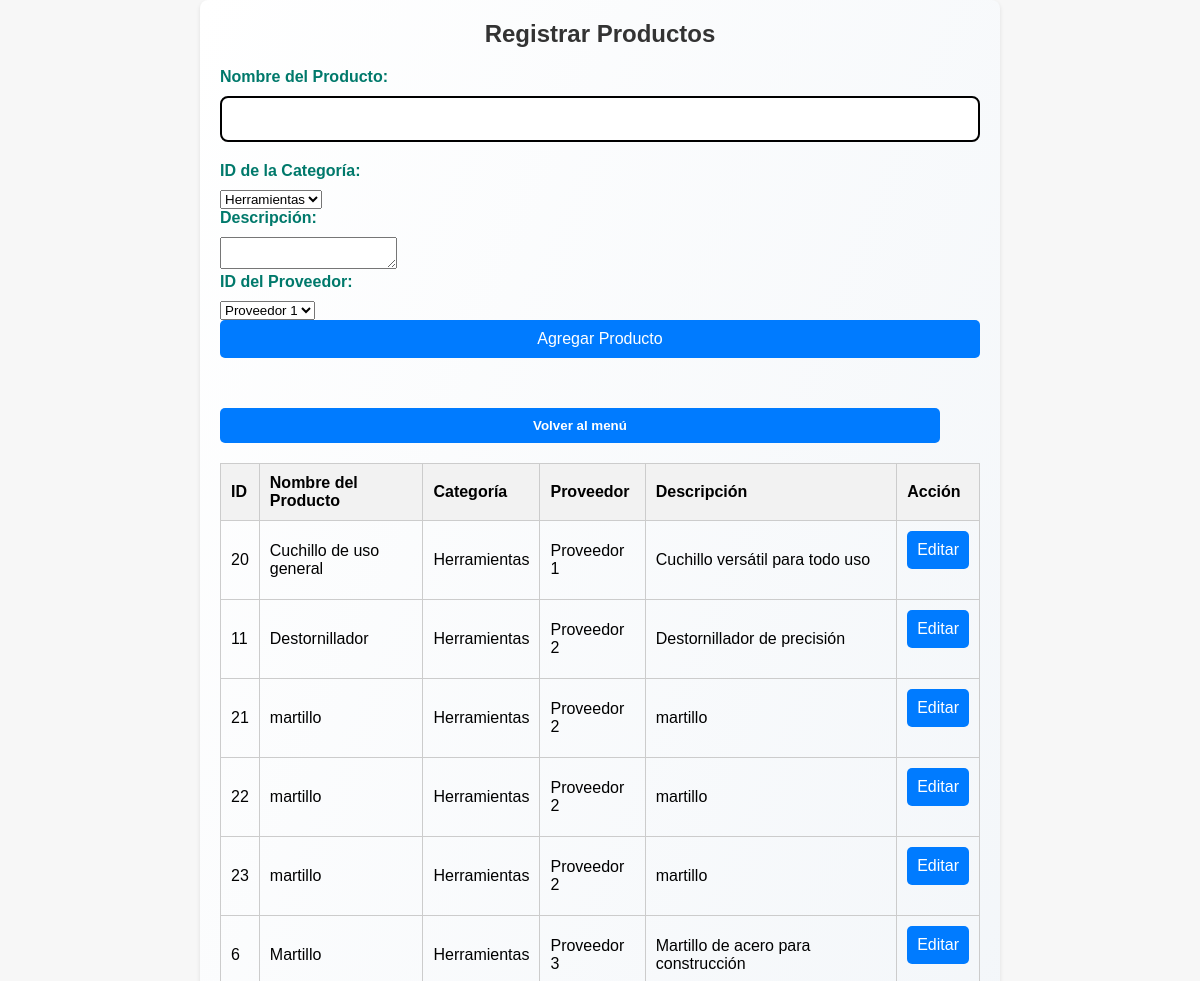
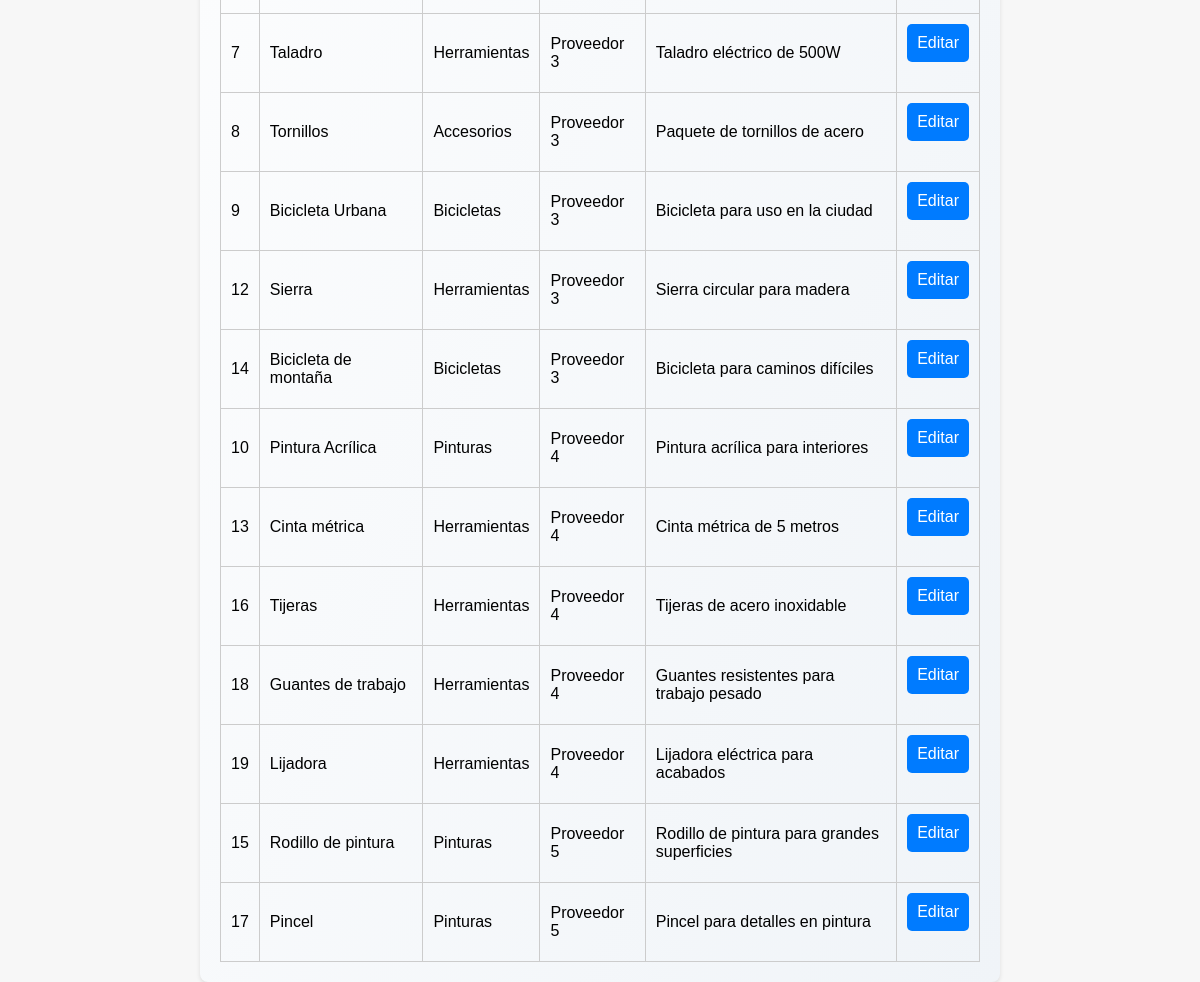
The page /registrar_productos.php (signed in) on the database its author committed (2 pictures, top to bottom).
### tables this page shows
CREATE TABLE `productos` (
  `id` int(11) NOT NULL,
  `nombre_producto` varchar(50) DEFAULT NULL,
  `categoria_id` int(11) DEFAULT NULL,
  `descripcion` text DEFAULT NULL,
  `proveedor_id` int(11) DEFAULT NULL
);

CREATE TABLE `categorias` (
  `id` int(11) NOT NULL,
  `nombre_categoria` varchar(50) DEFAULT NULL
);

CREATE TABLE `proveedores` (
  `id` int(11) NOT NULL,
  `nombre_proveedor` varchar(100) DEFAULT NULL,
  `contacto` varchar(100) DEFAULT NULL,
  `telefono` varchar(15) DEFAULT NULL,
  `direccion` text DEFAULT NULL,
  `created_at` date DEFAULT NULL
);

### permisos.php (called while the page is built)
<?php
function verificarPermisos($perfil, $tabla, $accion) {
    $permisos = [
        'root' => ['ver' => '*', 'editar' => '*'],
        'gerente' => [
            'ver' => '*',
            'editar' => ['clientes', 'productos', 'ventas', 'proveedores', 'almacen', 'detalles_venta', 'categorias']
        ],
        'secretaria' => [
            'ver' => ['clientes', 'productos', 'ventas', 'proveedores', 'almacen', 'detalles_venta', 'categorias'],
            'editar' => ['clientes', 'productos', 'ventas', 'detalles_venta', 'categorias']
        ],
        'empleado' => [
            'ver' => ['clientes', 'productos', 'ventas', 'detalles_venta', 'categorias'],
            'editar' => ['ventas', 'clientes','detalles_venta']
        ]
    ];
     if ($permisos[$perfil][$accion] === '*') {
        return true;
    }
    return in_array($tabla, $permisos[$perfil][$accion]);
}

### registrar_productos.php (the view, shortened to what this page needs)
<?php
include 'permisos.php';
$perfil = $_SESSION['perfil'];
$host = "localhost";
$user = "root";
$pass = "";
$dbname = "tienda-f";
$conn = new mysqli($host, $user, $pass, $dbname);
$sql = "SELECT productos.id, productos.nombre_producto, categorias.nombre_categoria, proveedores.nombre_proveedor, productos.descripcion
        FROM productos
        INNER JOIN categorias ON productos.categoria_id = categorias.id
        INNER JOIN proveedores ON productos.proveedor_id = proveedores.id";
$result = $conn->query($sql);
$sql_categorias = "SELECT * FROM categorias";
$result_categorias = $conn->query($sql_categorias);
$sql_proveedores = "SELECT * FROM proveedores";
$result_proveedores = $conn->query($sql_proveedores);
?>
<!DOCTYPE html>
<html lang="es">
<head>
    <link rel="stylesheet" href="styles.css">
</head>
<body>
    <div class="container">
        <h1>Registrar Productos</h1>
        <form method="POST" action="">
            <label for="nombre_producto">Nombre del Producto:</label>
            <input type="text" id="nombre_producto" name="nombre_producto" required>
            <label for="categoria_id">ID de la Categoría:</label>
            <select id="categoria_id" name="categoria_id" required>
                <?php while ($row_categoria = $result_categorias->fetch_assoc()) { ?>
                    <option value="<?php echo $row_categoria['id']; ?>"><?php echo $row_categoria['nombre_categoria']; ?></option>
                <?php } ?>
            </select>
            <label for="descripcion">Descripción:</label>
            <textarea id="descripcion" name="descripcion" required></textarea>
            <label for="proveedor_id">ID del Proveedor:</label>
            <select id="proveedor_id" name="proveedor_id" required>
                <?php while ($row_proveedor = $result_proveedores->fetch_assoc()) { ?>
                    <option value="<?php echo $row_proveedor['id']; ?>"><?php echo $row_proveedor['nombre_proveedor']; ?></option>
                <?php } ?>
            </select>
            <input type="submit" name="agregar" value="Agregar Producto" class="btn">
        </form>
        <div class="button-group">
            <form method="POST" action="<?php
                if ($_SESSION['perfil'] === 'root') {
                    echo 'root.php';
                } elseif ($_SESSION['perfil'] === 'secretaria') {
                    echo 'lorena.php';
                } elseif ($_SESSION['perfil'] === 'gerente') {
                    echo 'cristian.php';
                } elseif ($_SESSION['perfil'] === 'empleado') {
                    echo 'jeremy.php';
                }
            ?>">
                <button type="submit" class="btn">Volver al menú</button>
            </form>
        </div>
        <table>
            <tr>
                <th>ID</th>
                <th>Nombre del Producto</th>
                <th>Categoría</th>
                <th>Proveedor</th>
                <th>Descripción</th>
                <?php if (verificarPermisos($perfil, 'productos', 'editar')): ?>
                    <th>Acción</th>
                <?php endif; ?>
            </tr>
            <?php if ($result->num_rows > 0) {
                while ($row = $result->fetch_assoc()) { ?>
                    <tr>
                        <td><?php echo $row['id']; ?></td>
                        <td>
                            <?php if (isset($_POST['editar']) && $_POST['producto_id'] == $row['id']): ?>
                                <form method="POST" action="">
                                    <input type="hidden" name="producto_id" value="<?php echo $row['id']; ?>">
                                    <input type="text" name="nombre_producto" value="<?php echo $row['nombre_producto']; ?>" required>
                                    <select name="categoria_id" required>
                                        <?php
                                        $result_categorias->data_seek(0);
                                        while ($row_categoria = $result_categorias->fetch_assoc()) { ?>
                                            <option value="<?php echo $row_categoria['id']; ?>" <?php if ($row_categoria['id'] == $row['categoria_id']) echo 'selected'; ?>>
                                                <?php echo $row_categoria['nombre_categoria']; ?>
                                            </option>
                                        <?php } ?>
                                    </select>
                                    <input type="text" name="descripcion" value="<?php echo $row['descripcion']; ?>" required>
                                    <select name="proveedor_id" required>
                                        <?php
                                        $result_proveedores->data_seek(0);
                                        while ($row_proveedor = $result_proveedores->fetch_assoc()) { ?>
                                            <option value="<?php echo $row_proveedor['id']; ?>" <?php if ($row_proveedor['id'] == $row['proveedor_id']) echo 'selected'; ?>>
                                                <?php echo $row_proveedor['nombre_proveedor']; ?>
                                            </option>
                                        <?php } ?>
                                    </select>
                                    <input type="submit" value="Guardar" class="btn">
                                </form>
                            <?php else: ?>
                                <?php echo $row['nombre_producto']; ?>
                            <?php endif; ?>
                        </td>
                        <td><?php echo $row['nombre_categoria']; ?></td>
                        <td><?php echo $row['nombre_proveedor']; ?></td>
                        <td><?php echo $row['descripcion']; ?></td>
                        <?php if (verificarPermisos($perfil, 'productos', 'editar')): ?>
                            <td>
                                <form method="POST" action="">
                                    <input type="submit" name="editar" value="Editar" class="btn">
                                </form>
                            </td>
                        <?php endif; ?>
                    </tr>
                <?php }
            } else {
                echo "<tr><td colspan='7'>No hay productos registrados.</td></tr>";
            } ?>
        </table>
    </div>
</body>
</html>

### styles.css (style rules this page uses)
* { margin: 0; padding: 0; box-sizing: border-box; }
body { font-family: 'Arial', sans-serif; background-color: #f5f5f5; display: flex; justify-content: center; align-items: center; min-height: 100vh; padding: 20px; }
.container { width: 90%; max-width: 500px; background: linear-gradient(to bottom right, #ffffff, #f0f4f8); padding: 30px; border-radius: 15px; box-shadow: 0 10px 30px rgba(0, 0, 0, 0.15); transition: box-shadow 0.3s ease; }
h2, h1 { text-align: center; color: #000000; margin-bottom: 20px; font-size: 24px; }
label { display: block; margin-bottom: 10px; font-weight: bold; color: #00796b; }
input { width: 100%; padding: 12px; margin-bottom: 20px; border: 2px solid #000000; border-radius: 8px; font-size: 16px; transition: border-color 0.3s ease, box-shadow 0.3s ease; }
button { background-color: #2600ff; color: #ffffff; padding: 12px; border: none; border-radius: 5px; cursor: pointer; font-weight: bold; width: calc(100% - 40px); margin-top: 10px; transition: background-color 0.3s; position: relative; }
.button-group { display: flex; justify-content: space-between; margin-top: 20px; gap: 10px; }
.button-group a, .button-group button { flex: 1; }
.button-group { display: block; margin-top: 20px; }

### registrar_productos.php (style rules this page uses)
body { font-family: Arial, sans-serif; margin: 0; padding: 0; background-color: #f7f7f7; }
.container { max-width: 800px; margin: 0 auto; padding: 20px; background-color: white; border-radius: 8px; box-shadow: 0 2px 4px rgba(0, 0, 0, 0.1); }
h1 { text-align: center; color: #333; }
table { width: 100%; border-collapse: collapse; margin-top: 20px; }
th, td { border: 1px solid #ccc; padding: 10px; text-align: left; }
th { background-color: #f2f2f2; }
.btn { padding: 10px; color: white; background-color: #007bff; border: none; border-radius: 5px; cursor: pointer; }

### rows shown on the page
productos: id "20", nombre_producto "Cuchillo de uso general", categoria.nombre_categoria "Herramientas", proveedor.nombre_proveedor "Proveedor 1", descripcion "Cuchillo versátil para todo uso"
productos: id "11", nombre_producto "Destornillador", categoria.nombre_categoria "Herramientas", proveedor.nombre_proveedor "Proveedor 2", descripcion "Destornillador de precisión"
productos: id "21", nombre_producto "martillo", categoria.nombre_categoria "Herramientas", proveedor.nombre_proveedor "Proveedor 2", descripcion "martillo"
productos: id "22", nombre_producto "martillo", categoria.nombre_categoria "Herramientas", proveedor.nombre_proveedor "Proveedor 2", descripcion "martillo"
productos: id "23", nombre_producto "martillo", categoria.nombre_categoria "Herramientas", proveedor.nombre_proveedor "Proveedor 2", descripcion "martillo"
productos: id "6", nombre_producto "Martillo", categoria.nombre_categoria "Herramientas", proveedor.nombre_proveedor "Proveedor 3", descripcion "Martillo de acero para construcción"
productos: id "7", nombre_producto "Taladro", categoria.nombre_categoria "Herramientas", proveedor.nombre_proveedor "Proveedor 3", descripcion "Taladro eléctrico de 500W"
productos: id "8", nombre_producto "Tornillos", categoria.nombre_categoria "Accesorios", proveedor.nombre_proveedor "Proveedor 3", descripcion "Paquete de tornillos de acero"
productos: id "9", nombre_producto "Bicicleta Urbana", categoria.nombre_categoria "Bicicletas", proveedor.nombre_proveedor "Proveedor 3", descripcion "Bicicleta para uso en la ciudad"
productos: id "12", nombre_producto "Sierra", categoria.nombre_categoria "Herramientas", proveedor.nombre_proveedor "Proveedor 3", descripcion "Sierra circular para madera"
productos: id "14", nombre_producto "Bicicleta de montaña", categoria.nombre_categoria "Bicicletas", proveedor.nombre_proveedor "Proveedor 3", descripcion "Bicicleta para caminos difíciles"
productos: id "10", nombre_producto "Pintura Acrílica", categoria.nombre_categoria "Pinturas", proveedor.nombre_proveedor "Proveedor 4", descripcion "Pintura acrílica para interiores"
productos: id "13", nombre_producto "Cinta métrica", categoria.nombre_categoria "Herramientas", proveedor.nombre_proveedor "Proveedor 4", descripcion "Cinta métrica de 5 metros"
productos: id "16", nombre_producto "Tijeras", categoria.nombre_categoria "Herramientas", proveedor.nombre_proveedor "Proveedor 4", descripcion "Tijeras de acero inoxidable"
productos: id "18", nombre_producto "Guantes de trabajo", categoria.nombre_categoria "Herramientas", proveedor.nombre_proveedor "Proveedor 4", descripcion "Guantes resistentes para trabajo pesado"
productos: id "19", nombre_producto "Lijadora", categoria.nombre_categoria "Herramientas", proveedor.nombre_proveedor "Proveedor 4", descripcion "Lijadora eléctrica para acabados"
productos: id "15", nombre_producto "Rodillo de pintura", categoria.nombre_categoria "Pinturas", proveedor.nombre_proveedor "Proveedor 5", descripcion "Rodillo de pintura para grandes superficies"
productos: id "17", nombre_producto "Pincel", categoria.nombre_categoria "Pinturas", proveedor.nombre_proveedor "Proveedor 5", descripcion "Pincel para detalles en pintura"

### other values the page prints
form field categoria_id "Herramientas"
form field proveedor_id "Proveedor 1"
